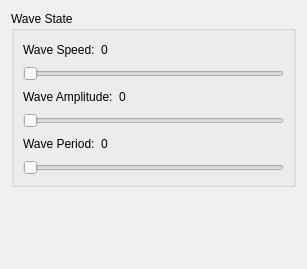
<?xml version="1.0" encoding="UTF-8"?>
<ui version="4.0">
 <class>waveState</class>
 <widget class="QWidget" name="waveState">
  <property name="geometry">
   <rect>
    <x>0</x>
    <y>0</y>
    <width>307</width>
    <height>269</height>
   </rect>
  </property>
  <property name="windowTitle">
   <string>Wave Control Panel</string>
  </property>
  <layout class="QVBoxLayout" name="verticalLayout_2">
   <item>
    <widget class="QGroupBox" name="groupBox">
     <property name="title">
      <string>Wave State</string>
     </property>
     <layout class="QVBoxLayout" name="verticalLayout">
      <item>
       <layout class="QHBoxLayout" name="horizontalLayout">
        <item>
         <widget class="QLabel" name="label">
          <property name="text">
           <string>Wave Speed:</string>
          </property>
          <property name="alignment">
           <set>Qt::AlignLeading|Qt::AlignLeft|Qt::AlignVCenter</set>
          </property>
         </widget>
        </item>
        <item>
         <widget class="QLabel" name="speedLabel">
          <property name="text">
           <string>0</string>
          </property>
         </widget>
        </item>
        <item>
         <spacer name="horizontalSpacer">
          <property name="orientation">
           <enum>Qt::Horizontal</enum>
          </property>
          <property name="sizeHint" stdset="0">
           <size>
            <width>40</width>
            <height>20</height>
           </size>
          </property>
         </spacer>
        </item>
       </layout>
      </item>
      <item>
       <widget class="QSlider" name="speedSlider">
        <property name="maximum">
         <number>100</number>
        </property>
        <property name="orientation">
         <enum>Qt::Horizontal</enum>
        </property>
       </widget>
      </item>
      <item>
       <layout class="QHBoxLayout" name="horizontalLayout_2">
        <item>
         <widget class="QLabel" name="label_2">
          <property name="text">
           <string>Wave Amplitude:</string>
          </property>
          <property name="alignment">
           <set>Qt::AlignLeading|Qt::AlignLeft|Qt::AlignVCenter</set>
          </property>
         </widget>
        </item>
        <item>
         <widget class="QLabel" name="amplitudeLabel">
          <property name="text">
           <string>0</string>
          </property>
         </widget>
        </item>
        <item>
         <spacer name="horizontalSpacer_2">
          <property name="orientation">
           <enum>Qt::Horizontal</enum>
          </property>
          <property name="sizeHint" stdset="0">
           <size>
            <width>40</width>
            <height>20</height>
           </size>
          </property>
         </spacer>
        </item>
       </layout>
      </item>
      <item>
       <widget class="QSlider" name="amplitudeSlider">
        <property name="maximum">
         <number>100</number>
        </property>
        <property name="orientation">
         <enum>Qt::Horizontal</enum>
        </property>
       </widget>
      </item>
      <item>
       <layout class="QHBoxLayout" name="horizontalLayout_3">
        <item>
         <widget class="QLabel" name="label_3">
          <property name="text">
           <string>Wave Period:</string>
          </property>
          <property name="alignment">
           <set>Qt::AlignLeading|Qt::AlignLeft|Qt::AlignVCenter</set>
          </property>
         </widget>
        </item>
        <item>
         <widget class="QLabel" name="periodLabel">
          <property name="text">
           <string>0</string>
          </property>
         </widget>
        </item>
        <item>
         <spacer name="horizontalSpacer_3">
          <property name="orientation">
           <enum>Qt::Horizontal</enum>
          </property>
          <property name="sizeHint" stdset="0">
           <size>
            <width>40</width>
            <height>20</height>
           </size>
          </property>
         </spacer>
        </item>
       </layout>
      </item>
      <item>
       <widget class="QSlider" name="periodSlider">
        <property name="minimum">
         <number>0</number>
        </property>
        <property name="maximum">
         <number>100</number>
        </property>
        <property name="orientation">
         <enum>Qt::Horizontal</enum>
        </property>
       </widget>
      </item>
     </layout>
    </widget>
   </item>
   <item>
    <spacer name="verticalSpacer">
     <property name="orientation">
      <enum>Qt::Vertical</enum>
     </property>
     <property name="sizeHint" stdset="0">
      <size>
       <width>20</width>
       <height>5</height>
      </size>
     </property>
    </spacer>
   </item>
  </layout>
 </widget>
 <tabstops>
  <tabstop>speedSlider</tabstop>
  <tabstop>amplitudeSlider</tabstop>
  <tabstop>periodSlider</tabstop>
 </tabstops>
 <resources/>
 <connections/>
</ui>
